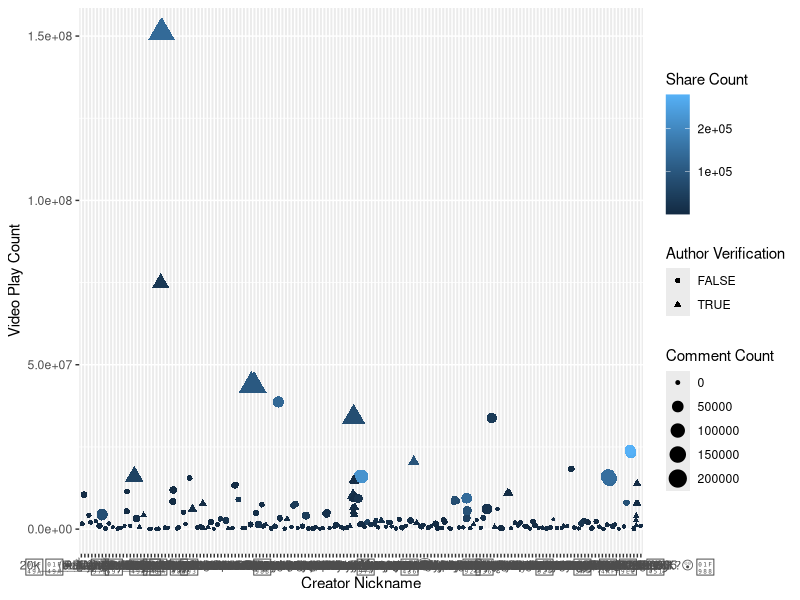

This chart was generated by the following R code:
## ---- chunk 1
library(ggplot2)
library(dplyr)
library(tidyr)
library(readr)

total_trends <- read_csv("total_trends.csv")
## ---- chunk 2
ggplot(total_trends, aes(author_nickname, stats_playCount, colour=stats_shareCount, size=stats_commentCount, shape=author_verified))+geom_jitter()+xlab("Creator Nickname")+ylab("Video Play Count")+scale_colour_continuous(name="Share Count")+scale_size_continuous(name="Comment Count")+scale_shape_discrete(name="Author Verification")

